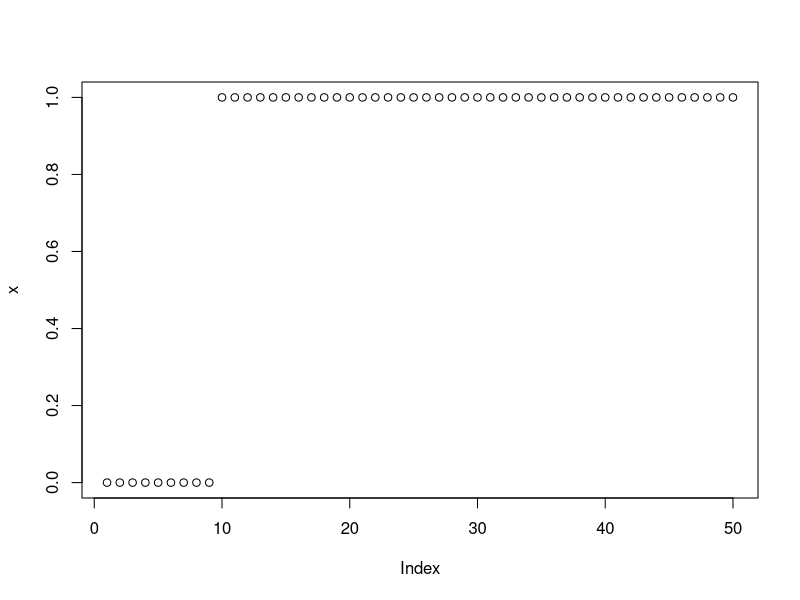
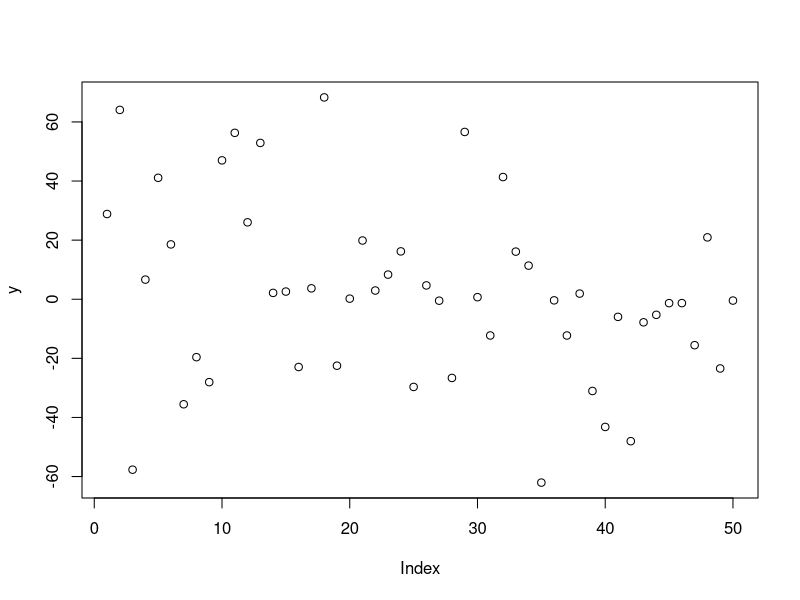
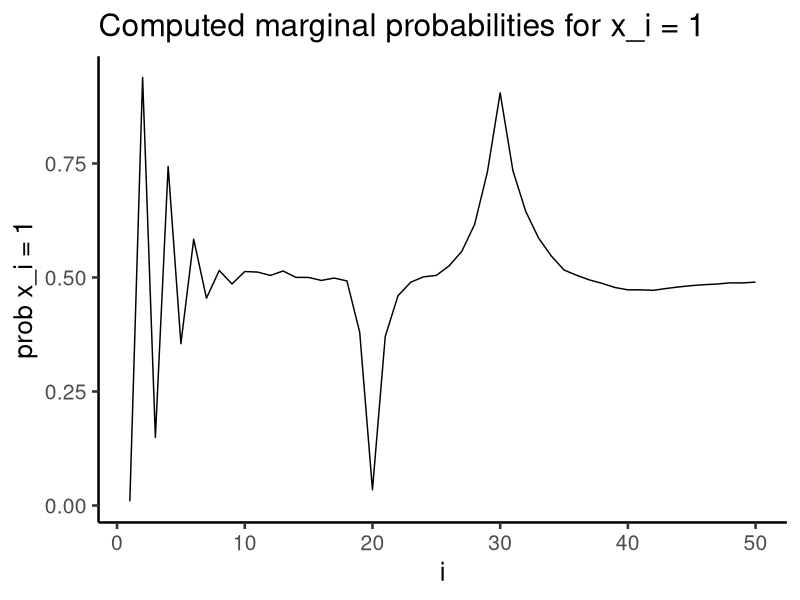

R code for these plots, in order:
library(ggplot2)
# 1a)
marg_prob = rep(NA, 50)
marg_prob[1] = 0.01
for(i in 2:50){
  marg_prob[i] = marg_prob[i-1] + 0.05*(1-marg_prob[i-1])
}

# 1c)
set.seed(2606)
tau = 0.3
x = rep(NA,50)
x[1] = rbinom(1, 1, marg_prob[1])
y = rep(NA, 50)
y[1] = rnorm(1, x[1], sd = tau)
for (i in 2:50){
  if(x[i-1] == 1){x[i] =1}
  else{
    if(runif(1) < 0.05){
      x[i] = 1
    }
    else{
      x[i] = 0
    }
  }
  if(i == 20 | i==30){
    y[i] = rnorm(1, x[i], sd = tau)
  }
  else{
    y[i] = rnorm(1, x[i], sd = 100*tau)
  }
}

y = rnorm(50, 0, 100*tau)
y[20] = 0.2
y[30] = 0.7
plot(x)
plot(y)

fb_algo <- function(y_local, tau_local, k){
  y = y_local
  
  # First initiate normality constants and forward probabilities
  norm_const = c(1/(dnorm(y[1],0,100*tau_local)*0.99+dnorm(y[1],1,100*tau_local)*0.01), rep(NA,49))
  forward_prob = matrix(0,nrow=50,ncol = 2)
  if (1%in%k){
    forward_prob[1,1] = norm_const[1]*0.99*dnorm(y[1],0,tau_local)
    forward_prob[1,2] = norm_const[1]*0.01*dnorm(y[1],1,tau_local)
  }
  else{
  forward_prob[1,1] = norm_const[1]*0.99*dnorm(y[1],0,100*tau_local)
  forward_prob[1,2] = norm_const[1]*0.01*dnorm(y[1],1,100*tau_local)
  }
  transition = matrix(NA, nrow = 50, ncol = 4)
  
  # Iterate to find constants and probabilities
  for (t in 2:50){
    if(t %in% k){tau_est = tau_local}
    else{tau_est = tau_local*100}
    p_est = marg_prob[t]
    norm_const[t] = 1/(dnorm(y[t],0,tau_est)*p_est*forward_prob[t-1,1] + (1-p_est)*dnorm(y[t],0,tau_est)*forward_prob[t-1,2] + dnorm(y[t],1,tau_est)*(1-p_est)*forward_prob[t-1,1] + dnorm(y[t],1,tau_est)*p_est*forward_prob[t-1,2])
    transition[t,1] = p_est*dnorm(y[t],0,tau_est)*forward_prob[t-1,1]*norm_const[t]
    transition[t,2] = (1-p_est)*dnorm(y[t],1,tau_est)*forward_prob[t-1,1]*norm_const[t]
    transition[t,3] = (1-p_est)*dnorm(y[t],0,tau_est)*forward_prob[t-1,2]*norm_const[t]
    transition[t,4] = p_est*dnorm(y[t],1,tau_est)*forward_prob[t-1,2]*norm_const[t]
    forward_prob[t,1] = transition[t,1] + transition[t,3]
    forward_prob[t,2] = transition[t,2] + transition[t,4]
  }
  #print(forward_prob)
  # Initiate
  backward_prob = matrix(0,nrow = 50, ncol = 2)
  backward_prob[50,1] = forward_prob[50,1]
  backward_prob[50,2] = forward_prob[50,2]
  back_transition = matrix(NA, ncol = 4, nrow = 50)
  propagation = matrix(NA, ncol = 4, nrow = 50)
  
  
  for (t in 50:2){
    back_transition[t,1] = transition[t,1]/forward_prob[t,1]*backward_prob[t,1]
    back_transition[t,2] = transition[t,2]/forward_prob[t,2]*backward_prob[t,2]
    back_transition[t,3] = transition[t,3]/forward_prob[t,1]*backward_prob[t,1]
    back_transition[t,4] = transition[t,4]/forward_prob[t,2]*backward_prob[t,2]
    backward_prob[t-1,1] = back_transition[t,1] + back_transition[t,2]
    backward_prob[t-1,2] = back_transition[t,3] + back_transition[t,4]
    propagation[t,1] = back_transition[t,1]/backward_prob[t-1,1]
    propagation[t,2] = back_transition[t,2]/backward_prob[t-1,1]
    propagation[t,3] = back_transition[t,3]/backward_prob[t-1,2]
    propagation[t,4] = back_transition[t,4]/backward_prob[t-1,2]
  }
  return(backward_prob)
}
backward_prob = fb_algo(y, tau, k = c(20,30))

df2 = data.frame(prob_0 = backward_prob[,1], prob_1 = backward_prob[,2])
ggplot(df2, aes(x = 1:50, y = prob_1)) + geom_line() + labs(x = "i", y = "prob x_i = 1", title = "Computed marginal probabilities for x_i = 1") + theme_classic(base_size = 19)



# 1d)

monte_carlo_integration <- function(k, tau, n){
  pov = 0
  for (i in 1:n){
  y = rnorm(50, 0, 100*tau)
  y[k] = rnorm(1, x[k], tau)
  probabilities = fb_algo(y, tau, k)
  clean = -100000
  noclean = -5000*sum(probabilities[,2])
  print(noclean)
  pov = pov + max(clean,noclean)/n
  }
  return(pov)
}

pov = rep(NA, 50)
for(i in 1:50){
  print(i)
  pov[i] = monte_carlo_integration(i, 0.3, 10)}
